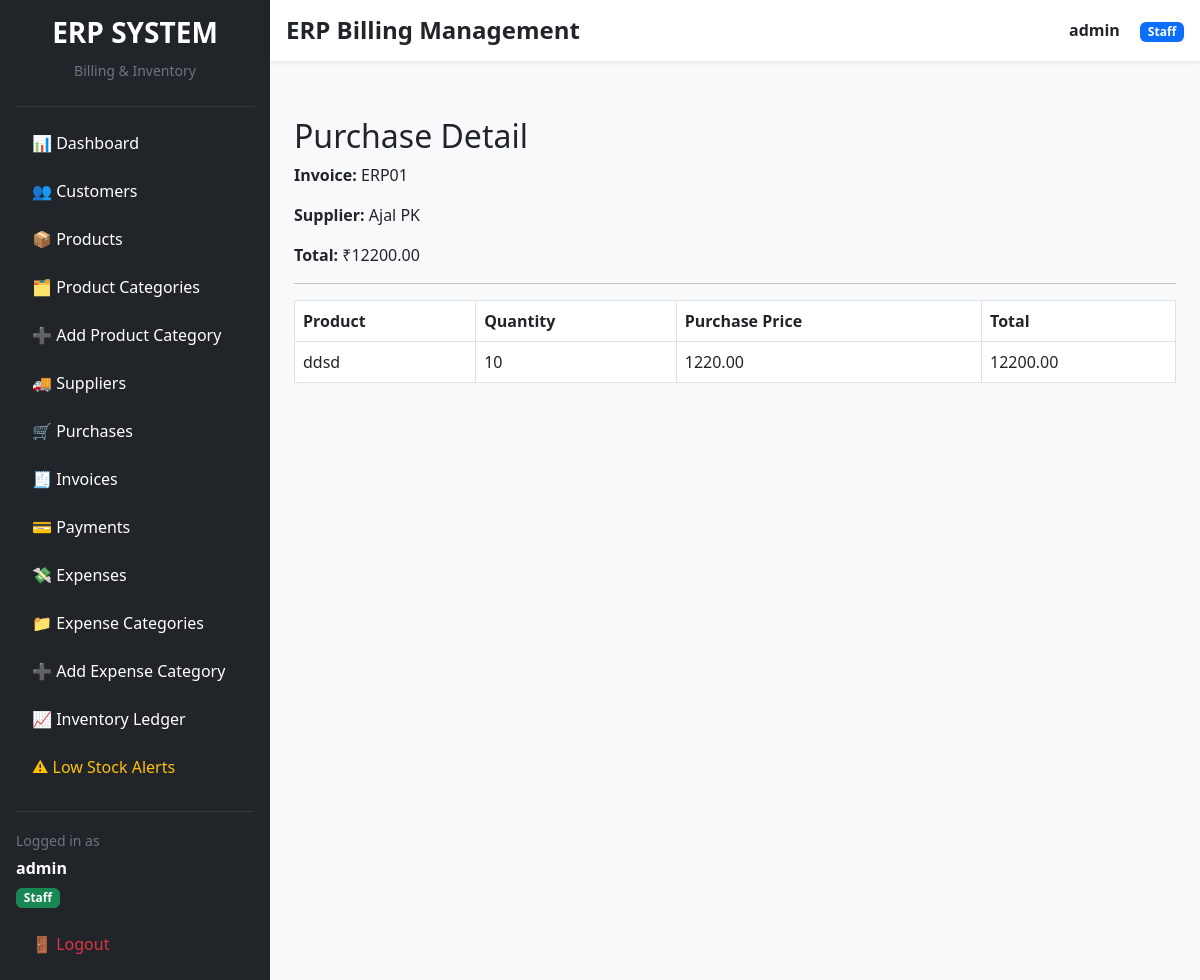
The app's page /purchases/1/ (signed in) with its own data.
### accounts/models.py (models this page shows)
class CustomUser(AbstractUser):
    ROLE_CHOICES = (
        ('admin', 'Admin'),
        ('staff', 'Staff'),
        ('accountant', 'Accountant'),
    )
    role = models.CharField(max_length=20, choices=ROLE_CHOICES, default='staff')
    phone = models.CharField(max_length=15, blank=True, null=True)

### purchases/models.py (models this page shows, shortened)
class Purchase(models.Model):
    supplier = models.ForeignKey(
        Supplier,
        on_delete=models.CASCADE
    )
    invoice_number = models.CharField(
        max_length=100,
        unique=True
    )
    date = models.DateTimeField(
        auto_now_add=True
    )
    created_by = models.ForeignKey(
        CustomUser,
        on_delete=models.SET_NULL,
        null=True,
        blank=True
    )
    total_amount = models.DecimalField(
        max_digits=10,
        decimal_places=2,
        default=0
    )

class PurchaseItem(models.Model):
    purchase = models.ForeignKey(
        Purchase,
        on_delete=models.CASCADE,
        related_name='items'
    )
    product = models.ForeignKey(
        Product,
        on_delete=models.CASCADE
    )
    quantity = models.PositiveIntegerField()
    purchase_price = models.DecimalField(
        max_digits=10,
        decimal_places=2
    )
    def get_total(self):
        return self.quantity * self.purchase_price

### suppliers/models.py (models this page shows, shortened)
class Supplier(models.Model):
    name = models.CharField(max_length=200)
    company_name = models.CharField(
        max_length=200,
        blank=True,
        null=True
    )
    phone = models.CharField(max_length=15)
    email = models.EmailField(
        blank=True,
        null=True
    )
    gst_number = models.CharField(
        max_length=20,
        blank=True,
        null=True
    )
    address = models.TextField()
    created_at = models.DateTimeField(
        auto_now_add=True
    )

### products/models.py (models this page shows, shortened)
class Product(models.Model):
    name = models.CharField(max_length=255)
    sku = models.CharField(max_length=50, unique=True)
    category = models.ForeignKey(Category, on_delete=models.SET_NULL, null=True)
    purchase_price = models.DecimalField(max_digits=10, decimal_places=2)
    selling_price = models.DecimalField(max_digits=10, decimal_places=2)
    stock = models.IntegerField(default=0)
    low_stock_threshold = models.IntegerField(default=5)
    created_at = models.DateTimeField(auto_now_add=True)

### purchases/views.py (the view)
@login_required
@admin_required
def purchase_detail(request, pk):
    purchase = get_object_or_404(
        Purchase,
        pk=pk
    )
    return render(
        request,
        'purchases/purchase_detail.html',
        {
            'purchase': purchase
        }
    )

### templates/purchases/purchase_detail.html
{% extends 'layouts/admin_base.html' %}
{% block admin_content %}
<h2>Purchase Detail</h2>
<p>
    <strong>Invoice:</strong>
    {{ purchase.invoice_number }}
</p>
<p>
    <strong>Supplier:</strong>
    {{ purchase.supplier.name }}
</p>
<p>
    <strong>Total:</strong>
    ₹{{ purchase.total_amount }}
</p>
<hr>
<table class="table table-bordered">
    <tr>
        <th>Product</th>
        <th>Quantity</th>
        <th>Purchase Price</th>
        <th>Total</th>
    </tr>
    {% for item in purchase.items.all %}
    <tr>
        <td>{{ item.product.name }}</td>
        <td>{{ item.quantity }}</td>
        <td>{{ item.purchase_price }}</td>
        <td>{{ item.get_total }}</td>
    </tr>
    {% endfor %}
</table>
{% endblock %}

### templates/layouts/admin_base.html (shortened to what this page needs)
{% extends 'base.html' %}
{% block content %}
<div class="d-flex" style="min-height:100vh;">
    <div class="bg-dark text-white p-3 shadow-lg"
         style="width:270px;">
        <div class="text-center mb-4">
            <h3 class="fw-bold">
                ERP SYSTEM
            </h3>
            <small class="text-secondary">
                Billing & Inventory
            </small>
        </div>
        <hr class="border-secondary">
     <ul class="nav flex-column">
    <li class="nav-item mb-2">
        <a href="{% url 'admin_dashboard' %}"
           class="nav-link text-white">
            📊 Dashboard
        </a>
    </li>
    <li class="nav-item mb-2">
        <a href="{% url 'customer_list' %}"
           class="nav-link text-white">
            👥 Customers
        </a>
    </li>
    <li class="nav-item mb-2">
        <a href="{% url 'product_list' %}"
           class="nav-link text-white">
            📦 Products
        </a>
    </li>
    <li class="nav-item mb-2">
        <a href="{% url 'category_list' %}"
           class="nav-link text-white">
            🗂 Product Categories
        </a>
    </li>
    <li class="nav-item mb-2">
        <a href="{% url 'add_category' %}"
           class="nav-link text-white">
            ➕ Add Product Category
        </a>
    </li>
    <li class="nav-item mb-2">
        <a href="{% url 'supplier_list' %}"
           class="nav-link text-white">
            🚚 Suppliers
        </a>
    </li>
    <li class="nav-item mb-2">
        <a href="{% url 'purchase_list' %}"
           class="nav-link text-white">
            🛒 Purchases
        </a>
    </li>
    <li class="nav-item mb-2">
        <a href="{% url 'invoice_list' %}"
           class="nav-link text-white">
            🧾 Invoices
        </a>
    </li>
    <li class="nav-item mb-2">
        <a href="{% url 'payment_list' %}"
           class="nav-link text-white">
            💳 Payments
        </a>
    </li>
    <li class="nav-item mb-2">
        <a href="{% url 'expense_list' %}"
           class="nav-link text-white">
            💸 Expenses
        </a>
    </li>
    <li class="nav-item mb-2">
        <a href="{% url 'expense_category_list' %}"
           class="nav-link text-white">
            📁 Expense Categories
        </a>
    </li>
    <li class="nav-item mb-2">
        <a href="{% url 'create_expense_category' %}"
           class="nav-link text-white">
            ➕ Add Expense Category
        </a>
    </li>
    <li class="nav-item mb-2">
        <a href="{% url 'stock_movement_list' %}"
           class="nav-link text-white">
            📈 Inventory Ledger
        </a>
    </li>
    <li class="nav-item mb-2">
        <a href="{% url 'product_list' %}"
           class="nav-link text-warning">
            ⚠ Low Stock Alerts
        </a>
    </li>
    <hr class="border-secondary">
    <li class="nav-item mb-3">
        <small class="text-secondary">
            Logged in as
        </small>
        <div class="fw-bold mt-1">
            {{ request.user.username }}
        </div>
        <span class="badge bg-success mt-2">
            {{ request.user.role|title }}
        </span>
    </li>
    <li class="nav-item">
        <a href="{% url 'logout' %}"
           class="nav-link text-danger">
            🚪 Logout
        </a>
    </li>
</ul>
    </div>
    <div class="flex-grow-1 bg-light">
        <div class="bg-white shadow-sm p-3 d-flex justify-content-between align-items-center">
            <div>
                <h4 class="mb-0 fw-bold">
                    ERP Billing Management
                </h4>
            </div>
            <div>
                <span class="fw-semibold me-3">
                    {{ request.user.username }}
                </span>
                <span class="badge bg-primary">
                    {{ request.user.role|title }}
                </span>
            </div>
        </div>
        <div class="p-3">
        </div>
        <div class="p-4">
            {% block admin_content %}
            {% endblock %}
        </div>
    </div>
</div>
{% endblock %}

### records on screen
CustomUser: user.username "admin", user.role "Staff"
Purchase: invoice_number "ERP01", supplier.name "Ajal PK", total_amount "12200.00"
PurchaseItem: product.name "ddsd", quantity "10", purchase_price "1220.00", get_total "12200.00"
